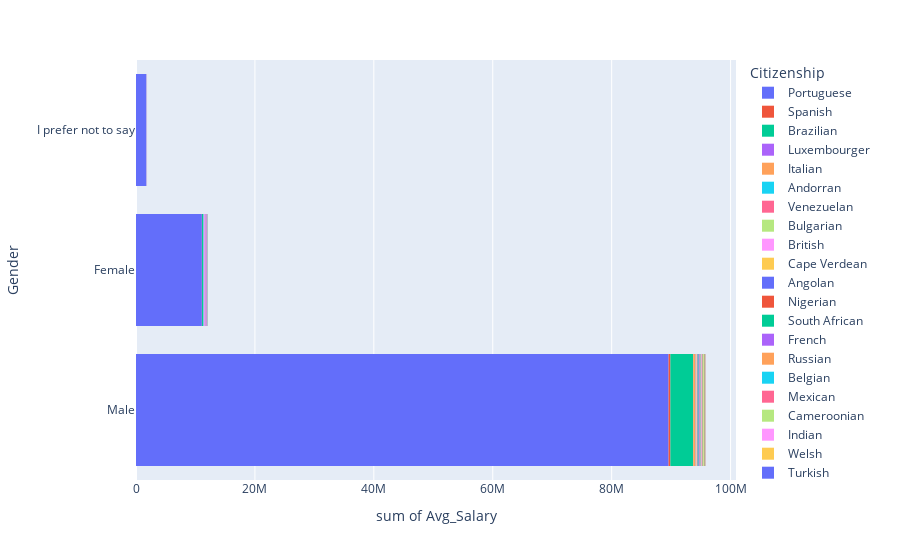
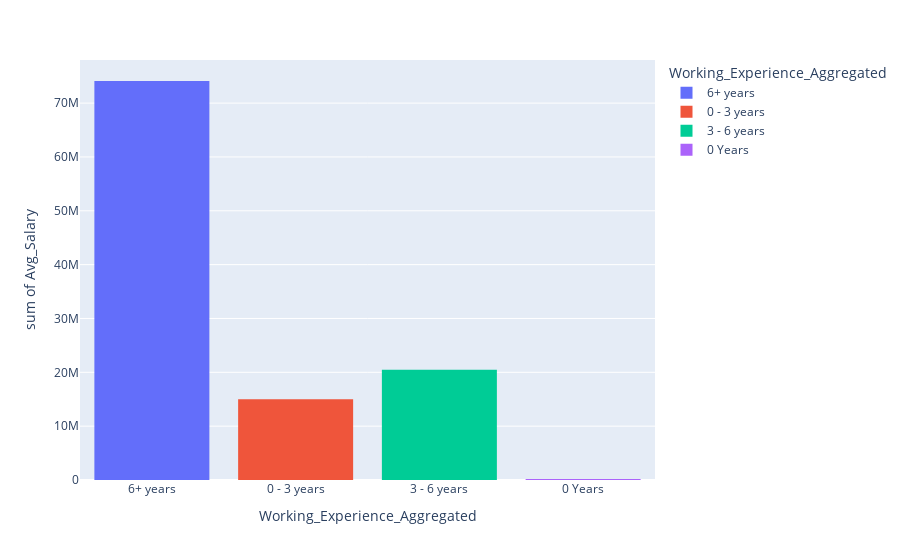

The cell these charts' notebook holds for them, in order:
### Code cell
#type 1 : Stacked graph (default)

fig = px.histogram(df, x="Avg_Salary", y="Gender", color="Citizenship")
fig.show()

#type 2 : group
fig = px.histogram(df, y="Avg_Salary", x="Working_Experience_Aggregated", color="Working_Experience_Aggregated")
fig.show()

### Figure 1 — Plotly figure (JSON) as saved in the notebook; plotly's stock layout.template omitted (floating-point values rounded to 4 significant figures; data arrays with more than 128 entries replaced by an {"elided": "..."} marker saying what was removed)
{"data": [{"alignmentgroup": "True", "bingroup": "y", "histfunc": "sum", "hovertemplate": "Citizenship=Portuguese<br>sum of Avg_Salary=%{x}<br>Gender=%{y}<extra></extra>", "legendgroup": "Portuguese", "marker": {"color": "#636efa"}, "name": "Portuguese", "offsetgroup": "Portuguese", "orientation": "h", "showlegend": true, "type": "histogram", "x": {"elided": "3142 int values"}, "xaxis": "x", "y": {"elided": "3142 str values"}, "yaxis": "y"}, {"alignmentgroup": "True", "bingroup": "y", "histfunc": "sum", "hovertemplate": "Citizenship=Spanish<br>sum of Avg_Salary=%{x}<br>Gender=%{y}<extra></extra>", "legendgroup": "Spanish", "marker": {"color": "#EF553B"}, "name": "Spanish", "offsetgroup": "Spanish", "orientation": "h", "showlegend": true, "type": "histogram", "x": [17500, 17500, 47500, 8000, 42500, 47500, 22500, 52500, 57500, 12500], "xaxis": "x", "y": ["Female", "Male", "Male", "Male", "Male", "Male", "Male", "Male", "Male", "Male"], "yaxis": "y"}, {"alignmentgroup": "True", "bingroup": "y", "histfunc": "sum", "hovertemplate": "Citizenship=Brazilian<br>sum of Avg_Salary=%{x}<br>Gender=%{y}<extra></extra>", "legendgroup": "Brazilian", "marker": {"color": "#00cc96"}, "name": "Brazilian", "offsetgroup": "Brazilian", "orientation": "h", "showlegend": true, "type": "histogram", "x": {"elided": "134 int values"}, "xaxis": "x", "y": {"elided": "134 str values"}, "yaxis": "y"}, {"alignmentgroup": "True", "bingroup": "y", "histfunc": "sum", "hovertemplate": "Citizenship=Luxembourger<br>sum of Avg_Salary=%{x}<br>Gender=%{y}<extra></extra>", "legendgroup": "Luxembourger", "marker": {"color": "#ab63fa"}, "name": "Luxembourger", "offsetgroup": "Luxembourger", "orientation": "h", "showlegend": true, "type": "histogram", "x": [32500], "xaxis": "x", "y": ["Male"], "yaxis": "y"}, {"alignmentgroup": "True", "bingroup": "y", "histfunc": "sum", "hovertemplate": "Citizenship=Italian<br>sum of Avg_Salary=%{x}<br>Gender=%{y}<extra></extra>", "legendgroup": "Italian", "marker": {"color": "#FFA15A"}, "name": "Italian", "offsetgroup": "Italian", "orientation": "h", "showlegend": true, "type": "histogram", "x": [27500, 62500, 32000, 37500, 17500, 32500, 17500, 17500, 62500, 27500], "xaxis": "x", "y": ["Male", "Male", "Male", "Male", "Male", "Male", "Male", "Male", "Male", "Male"], "yaxis": "y"}, {"alignmentgroup": "True", "bingroup": "y", "histfunc": "sum", "hovertemplate": "Citizenship=Andorran<br>sum of Avg_Salary=%{x}<br>Gender=%{y}<extra></extra>", "legendgroup": "Andorran", "marker": {"color": "#19d3f3"}, "name": "Andorran", "offsetgroup": "Andorran", "orientation": "h", "showlegend": true, "type": "histogram", "x": [32500, 27500, 12500], "xaxis": "x", "y": ["Male", "Female", "Male"], "yaxis": "y"}, {"alignmentgroup": "True", "bingroup": "y", "histfunc": "sum", "hovertemplate": "Citizenship=Venezuelan<br>sum of Avg_Salary=%{x}<br>Gender=%{y}<extra></extra>", "legendgroup": "Venezuelan", "marker": {"color": "#FF6692"}, "name": "Venezuelan", "offsetgroup": "Venezuelan", "orientation": "h", "showlegend": true, "type": "histogram", "x": [12500, 17500, 17500, 12500], "xaxis": "x", "y": ["Male", "Male", "Male", "Male"], "yaxis": "y"}, {"alignmentgroup": "True", "bingroup": "y", "histfunc": "sum", "hovertemplate": "Citizenship=Bulgarian<br>sum of Avg_Salary=%{x}<br>Gender=%{y}<extra></extra>", "legendgroup": "Bulgarian", "marker": {"color": "#B6E880"}, "name": "Bulgarian", "offsetgroup": "Bulgarian", "orientation": "h", "showlegend": true, "type": "histogram", "x": [22500], "xaxis": "x", "y": ["Male"], "yaxis": "y"}, {"alignmentgroup": "True", "bingroup": "y", "histfunc": "sum", "hovertemplate": "Citizenship=British<br>sum of Avg_Salary=%{x}<br>Gender=%{y}<extra></extra>", "legendgroup": "British", "marker": {"color": "#FF97FF"}, "name": "British", "offsetgroup": "British", "orientation": "h", "showlegend": true, "type": "histogram", "x": [72500, 47500, 57500, 64000, 20000, 40000], "xaxis": "x", "y": ["Male", "Female", "Female", "Female", "Male", "I prefer not to say"], "yaxis": "y"}, {"alignmentgroup": "True", "bingroup": "y", "histfunc": "sum", "hovertemplate": "Citizenship=Cape Verdean<br>sum of Avg_Salary=%{x}<br>Gender=%{y}<extra></extra>", "legendgroup": "Cape Verdean", "marker": {"color": "#FECB52"}, "name": "Cape Verdean", "offsetgroup": "Cape Verdean", "orientation": "h", "showlegend": true, "type": "histogram", "x": [12500, 42500, 12500, 27500, 17500], "xaxis": "x", "y": ["Male", "Male", "Male", "Male", "Male"], "yaxis": "y"}, {"alignmentgroup": "True", "bingroup": "y", "histfunc": "sum", "hovertemplate": "Citizenship=Angolan<br>sum of Avg_Salary=%{x}<br>Gender=%{y}<extra></extra>", "legendgroup": "Angolan", "marker": {"color": "#636efa"}, "name": "Angolan", "offsetgroup": "Angolan", "orientation": "h", "showlegend": true, "type": "histogram", "x": [32500, 12500, 17500, 32500], "xaxis": "x", "y": ["Male", "Male", "Female", "Male"], "yaxis": "y"}, {"alignmentgroup": "True", "bingroup": "y", "histfunc": "sum", "hovertemplate": "Citizenship=Nigerian<br>sum of Avg_Salary=%{x}<br>Gender=%{y}<extra></extra>", "legendgroup": "Nigerian", "marker": {"color": "#EF553B"}, "name": "Nigerian", "offsetgroup": "Nigerian", "orientation": "h", "showlegend": true, "type": "histogram", "x": [27500], "xaxis": "x", "y": ["Male"], "yaxis": "y"}, {"alignmentgroup": "True", "bingroup": "y", "histfunc": "sum", "hovertemplate": "Citizenship=South African<br>sum of Avg_Salary=%{x}<br>Gender=%{y}<extra></extra>", "legendgroup": "South African", "marker": {"color": "#00cc96"}, "name": "South African", "offsetgroup": "South African", "orientation": "h", "showlegend": true, "type": "histogram", "x": [136000], "xaxis": "x", "y": ["Male"], "yaxis": "y"}, {"alignmentgroup": "True", "bingroup": "y", "histfunc": "sum", "hovertemplate": "Citizenship=French<br>sum of Avg_Salary=%{x}<br>Gender=%{y}<extra></extra>", "legendgroup": "French", "marker": {"color": "#ab63fa"}, "name": "French", "offsetgroup": "French", "orientation": "h", "showlegend": true, "type": "histogram", "x": [12500, 32500, 12500, 33600, 57500, 47500, 30400], "xaxis": "x", "y": ["Female", "Male", "Male", "Female", "Male", "Male", "Male"], "yaxis": "y"}, {"alignmentgroup": "True", "bingroup": "y", "histfunc": "sum", "hovertemplate": "Citizenship=Russian<br>sum of Avg_Salary=%{x}<br>Gender=%{y}<extra></extra>", "legendgroup": "Russian", "marker": {"color": "#FFA15A"}, "name": "Russian", "offsetgroup": "Russian", "orientation": "h", "showlegend": true, "type": "histogram", "x": [57500, 88000, 37500], "xaxis": "x", "y": ["Male", "Male", "Female"], "yaxis": "y"}, {"alignmentgroup": "True", "bingroup": "y", "histfunc": "sum", "hovertemplate": "Citizenship=Belgian<br>sum of Avg_Salary=%{x}<br>Gender=%{y}<extra></extra>", "legendgroup": "Belgian", "marker": {"color": "#19d3f3"}, "name": "Belgian", "offsetgroup": "Belgian", "orientation": "h", "showlegend": true, "type": "histogram", "x": [32000, 32500], "xaxis": "x", "y": ["Male", "Male"], "yaxis": "y"}, {"alignmentgroup": "True", "bingroup": "y", "histfunc": "sum", "hovertemplate": "Citizenship=Mexican<br>sum of Avg_Salary=%{x}<br>Gender=%{y}<extra></extra>", "legendgroup": "Mexican", "marker": {"color": "#FF6692"}, "name": "Mexican", "offsetgroup": "Mexican", "orientation": "h", "showlegend": true, "type": "histogram", "x": [47500, 37500], "xaxis": "x", "y": ["Male", "Male"], "yaxis": "y"}, {"alignmentgroup": "True", "bingroup": "y", "histfunc": "sum", "hovertemplate": "Citizenship=Cameroonian<br>sum of Avg_Salary=%{x}<br>Gender=%{y}<extra></extra>", "legendgroup": "Cameroonian", "marker": {"color": "#B6E880"}, "name": "Cameroonian", "offsetgroup": "Cameroonian", "orientation": "h", "showlegend": true, "type": "histogram", "x": [32500], "xaxis": "x", "y": ["Male"], "yaxis": "y"}, {"alignmentgroup": "True", "bingroup": "y", "histfunc": "sum", "hovertemplate": "Citizenship=Indian<br>sum of Avg_Salary=%{x}<br>Gender=%{y}<extra></extra>", "legendgroup": "Indian", "marker": {"color": "#FF97FF"}, "name": "Indian", "offsetgroup": "Indian", "orientation": "h", "showlegend": true, "type": "histogram", "x": [22500, 47500, 32500, 32500, 22500], "xaxis": "x", "y": ["Male", "I prefer not to say", "Female", "Male", "Male"], "yaxis": "y"}, {"alignmentgroup": "True", "bingroup": "y", "histfunc": "sum", "hovertemplate": "Citizenship=Welsh<br>sum of Avg_Salary=%{x}<br>Gender=%{y}<extra></extra>", "legendgroup": "Welsh", "marker": {"color": "#FECB52"}, "name": "Welsh", "offsetgroup": "Welsh", "orientation": "h", "showlegend": true, "type": "histogram", "x": [32500], "xaxis": "x", "y": ["Male"], "yaxis": "y"}, {"alignmentgroup": "True", "bingroup": "y", "histfunc": "sum", "hovertemplate": "Citizenship=Turkish<br>sum of Avg_Salary=%{x}<br>Gender=%{y}<extra></extra>", "legendgroup": "Turkish", "marker": {"color": "#636efa"}, "name": "Turkish", "offsetgroup": "Turkish", "orientation": "h", "showlegend": true, "type": "histogram", "x": [32500], "xaxis": "x", "y": ["Female"], "yaxis": "y"}, {"alignmentgroup": "True", "bingroup": "y", "histfunc": "sum", "hovertemplate": "Citizenship=Romanian<br>sum of Avg_Salary=%{x}<br>Gender=%{y}<extra></extra>", "legendgroup": "Romanian", "marker": {"color": "#EF553B"}, "name": "Romanian", "offsetgroup": "Romanian", "orientation": "h", "showlegend": true, "type": "histogram", "x": [24000, 27500], "xaxis": "x", "y": ["Male", "Male"], "yaxis": "y"}, {"alignmentgroup": "True", "bingroup": "y", "histfunc": "sum", "hovertemplate": "Citizenship=Cuban<br>sum of Avg_Salary=%{x}<br>Gender=%{y}<extra></extra>", "legendgroup": "Cuban", "marker": {"color": "#00cc96"}, "name": "Cuban", "offsetgroup": "Cuban", "orientation": "h", "showlegend": true, "type": "histogram", "x": [47500], "xaxis": "x", "y": ["Male"], "yaxis": "y"}, {"alignmentgroup": "True", "bingroup": "y", "histfunc": "sum", "hovertemplate": "Citizenship=Swiss<br>sum of Avg_Salary=%{x}<br>Gender=%{y}<extra></extra>", "legendgroup": "Swiss", "marker": {"color": "#ab63fa"}, "name": "Swiss", "offsetgroup": "Swiss", "orientation": "h", "showlegend": true, "type": "histogram", "x": [20000], "xaxis": "x", "y": ["Female"], "yaxis": "y"}, {"alignmentgroup": "True", "bingroup": "y", "histfunc": "sum", "hovertemplate": "Citizenship=Bolivian<br>sum of Avg_Salary=%{x}<br>Gender=%{y}<extra></extra>", "legendgroup": "Bolivian", "marker": {"color": "#FFA15A"}, "name": "Bolivian", "offsetgroup": "Bolivian", "orientation": "h", "showlegend": true, "type": "histogram", "x": [17500], "xaxis": "x", "y": ["Male"], "yaxis": "y"}, {"alignmentgroup": "True", "bingroup": "y", "histfunc": "sum", "hovertemplate": "Citizenship=Tunisian<br>sum of Avg_Salary=%{x}<br>Gender=%{y}<extra></extra>", "legendgroup": "Tunisian", "marker": {"color": "#19d3f3"}, "name": "Tunisian", "offsetgroup": "Tunisian", "orientation": "h", "showlegend": true, "type": "histogram", "x": [17500], "xaxis": "x", "y": ["Male"], "yaxis": "y"}, {"alignmentgroup": "True", "bingroup": "y", "histfunc": "sum", "hovertemplate": "Citizenship=American<br>sum of Avg_Salary=%{x}<br>Gender=%{y}<extra></extra>", "legendgroup": "American", "marker": {"color": "#FF6692"}, "name": "American", "offsetgroup": "American", "orientation": "h", "showlegend": true, "type": "histogram", "x": [64000, 47500], "xaxis": "x", "y": ["Female", "Female"], "yaxis": "y"}, {"alignmentgroup": "True", "bingroup": "y", "histfunc": "sum", "hovertemplate": "Citizenship=Dutchman<br>sum of Avg_Salary=%{x}<br>Gender=%{y}<extra></extra>", "legendgroup": "Dutchman", "marker": {"color": "#B6E880"}, "name": "Dutchman", "offsetgroup": "Dutchman", "orientation": "h", "showlegend": true, "type": "histogram", "x": [96000], "xaxis": "x", "y": ["Male"], "yaxis": "y"}, {"alignmentgroup": "True", "bingroup": "y", "histfunc": "sum", "hovertemplate": "Citizenship=Thai<br>sum of Avg_Salary=%{x}<br>Gender=%{y}<extra></extra>", "legendgroup": "Thai", "marker": {"color": "#FF97FF"}, "name": "Thai", "offsetgroup": "Thai", "orientation": "h", "showlegend": true, "type": "histogram", "x": [37500], "xaxis": "x", "y": ["Female"], "yaxis": "y"}, {"alignmentgroup": "True", "bingroup": "y", "histfunc": "sum", "hovertemplate": "Citizenship=Dutch<br>sum of Avg_Salary=%{x}<br>Gender=%{y}<extra></extra>", "legendgroup": "Dutch", "marker": {"color": "#FECB52"}, "name": "Dutch", "offsetgroup": "Dutch", "orientation": "h", "showlegend": true, "type": "histogram", "x": [102500, 12500], "xaxis": "x", "y": ["Male", "Male"], "yaxis": "y"}, {"alignmentgroup": "True", "bingroup": "y", "histfunc": "sum", "hovertemplate": "Citizenship=Guinea-Bissauan<br>sum of Avg_Salary=%{x}<br>Gender=%{y}<extra></extra>", "legendgroup": "Guinea-Bissauan", "marker": {"color": "#636efa"}, "name": "Guinea-Bissauan", "offsetgroup": "Guinea-Bissauan", "orientation": "h", "showlegend": true, "type": "histogram", "x": [52500], "xaxis": "x", "y": ["Female"], "yaxis": "y"}, {"alignmentgroup": "True", "bingroup": "y", "histfunc": "sum", "hovertemplate": "Citizenship=German<br>sum of Avg_Salary=%{x}<br>Gender=%{y}<extra></extra>", "legendgroup": "German", "marker": {"color": "#EF553B"}, "name": "German", "offsetgroup": "German", "orientation": "h", "showlegend": true, "type": "histogram", "x": [27500, 22500, 12500, 52500], "xaxis": "x", "y": ["Female", "Female", "Male", "Male"], "yaxis": "y"}, {"alignmentgroup": "True", "bingroup": "y", "histfunc": "sum", "hovertemplate": "Citizenship=Ukrainian<br>sum of Avg_Salary=%{x}<br>Gender=%{y}<extra></extra>", "legendgroup": "Ukrainian", "marker": {"color": "#00cc96"}, "name": "Ukrainian", "offsetgroup": "Ukrainian", "orientation": "h", "showlegend": true, "type": "histogram", "x": [47500, 27500, 12500], "xaxis": "x", "y": ["Male", "Male", "Female"], "yaxis": "y"}, {"alignmentgroup": "True", "bingroup": "y", "histfunc": "sum", "hovertemplate": "Citizenship=Nepalese<br>sum of Avg_Salary=%{x}<br>Gender=%{y}<extra></extra>", "legendgroup": "Nepalese", "marker": {"color": "#ab63fa"}, "name": "Nepalese", "offsetgroup": "Nepalese", "orientation": "h", "showlegend": true, "type": "histogram", "x": [12500], "xaxis": "x", "y": ["Male"], "yaxis": "y"}, {"alignmentgroup": "True", "bingroup": "y", "histfunc": "sum", "hovertemplate": "Citizenship=Canadian<br>sum of Avg_Salary=%{x}<br>Gender=%{y}<extra></extra>", "legendgroup": "Canadian", "marker": {"color": "#FFA15A"}, "name": "Canadian", "offsetgroup": "Canadian", "orientation": "h", "showlegend": true, "type": "histogram", "x": [27500], "xaxis": "x", "y": ["Male"], "yaxis": "y"}, {"alignmentgroup": "True", "bingroup": "y", "histfunc": "sum", "hovertemplate": "Citizenship=Irish<br>sum of Avg_Salary=%{x}<br>Gender=%{y}<extra></extra>", "legendgroup": "Irish", "marker": {"color": "#19d3f3"}, "name": "Irish", "offsetgroup": "Irish", "orientation": "h", "showlegend": true, "type": "histogram", "x": [32500], "xaxis": "x", "y": ["Female"], "yaxis": "y"}, {"alignmentgroup": "True", "bingroup": "y", "histfunc": "sum", "hovertemplate": "Citizenship=Uzbekistani<br>sum of Avg_Salary=%{x}<br>Gender=%{y}<extra></extra>", "legendgroup": "Uzbekistani", "marker": {"color": "#FF6692"}, "name": "Uzbekistani", "offsetgroup": "Uzbekistani", "orientation": "h", "showlegend": true, "type": "histogram", "x": [17500], "xaxis": "x", "y": ["Male"], "yaxis": "y"}, {"alignmentgroup": "True", "bingroup": "y", "histfunc": "sum", "hovertemplate": "Citizenship=Indonesian<br>sum of Avg_Salary=%{x}<br>Gender=%{y}<extra></extra>", "legendgroup": "Indonesian", "marker": {"color": "#B6E880"}, "name": "Indonesian", "offsetgroup": "Indonesian", "orientation": "h", "showlegend": true, "type": "histogram", "x": [22500], "xaxis": "x", "y": ["Male"], "yaxis": "y"}, {"alignmentgroup": "True", "bingroup": "y", "histfunc": "sum", "hovertemplate": "Citizenship=Colombian<br>sum of Avg_Salary=%{x}<br>Gender=%{y}<extra></extra>", "legendgroup": "Colombian", "marker": {"color": "#FF97FF"}, "name": "Colombian", "offsetgroup": "Colombian", "orientation": "h", "showlegend": true, "type": "histogram", "x": [37500], "xaxis": "x", "y": ["Male"], "yaxis": "y"}, {"alignmentgroup": "True", "bingroup": "y", "histfunc": "sum", "hovertemplate": "Citizenship=Austrian<br>sum of Avg_Salary=%{x}<br>Gender=%{y}<extra></extra>", "legendgroup": "Austrian", "marker": {"color": "#FECB52"}, "name": "Austrian", "offsetgroup": "Austrian", "orientation": "h", "showlegend": true, "type": "histogram", "x": [17500], "xaxis": "x", "y": ["Male"], "yaxis": "y"}], "layout": {"barmode": "relative", "legend": {"title": {"text": "Citizenship"}, "tracegroupgap": 0}, "margin": {"t": 60}, "xaxis": {"anchor": "y", "domain": [0, 1], "title": {"text": "sum of Avg_Salary"}}, "yaxis": {"anchor": "x", "domain": [0, 1], "title": {"text": "Gender"}}}}

### Figure 2 — Plotly figure (JSON) as saved in the notebook; plotly's stock layout.template omitted (floating-point values rounded to 4 significant figures; data arrays with more than 128 entries replaced by an {"elided": "..."} marker saying what was removed)
{"data": [{"alignmentgroup": "True", "bingroup": "x", "histfunc": "sum", "hovertemplate": "Working_Experience_Aggregated=%{x}<br>sum of Avg_Salary=%{y}<extra></extra>", "legendgroup": "6+ years", "marker": {"color": "#636efa"}, "name": "6+ years", "offsetgroup": "6+ years", "orientation": "v", "showlegend": true, "type": "histogram", "x": {"elided": "1826 str values"}, "xaxis": "x", "y": {"elided": "1826 int values"}, "yaxis": "y"}, {"alignmentgroup": "True", "bingroup": "x", "histfunc": "sum", "hovertemplate": "Working_Experience_Aggregated=%{x}<br>sum of Avg_Salary=%{y}<extra></extra>", "legendgroup": "0 - 3 years", "marker": {"color": "#EF553B"}, "name": "0 - 3 years", "offsetgroup": "0 - 3 years", "orientation": "v", "showlegend": true, "type": "histogram", "x": {"elided": "789 str values"}, "xaxis": "x", "y": {"elided": "789 int values"}, "yaxis": "y"}, {"alignmentgroup": "True", "bingroup": "x", "histfunc": "sum", "hovertemplate": "Working_Experience_Aggregated=%{x}<br>sum of Avg_Salary=%{y}<extra></extra>", "legendgroup": "3 - 6 years", "marker": {"color": "#00cc96"}, "name": "3 - 6 years", "offsetgroup": "3 - 6 years", "orientation": "v", "showlegend": true, "type": "histogram", "x": {"elided": "744 str values"}, "xaxis": "x", "y": {"elided": "744 int values"}, "yaxis": "y"}, {"alignmentgroup": "True", "bingroup": "x", "histfunc": "sum", "hovertemplate": "Working_Experience_Aggregated=%{x}<br>sum of Avg_Salary=%{y}<extra></extra>", "legendgroup": "0 Years", "marker": {"color": "#ab63fa"}, "name": "0 Years", "offsetgroup": "0 Years", "orientation": "v", "showlegend": true, "type": "histogram", "x": ["0 Years", "0 Years", "0 Years", "0 Years", "0 Years", "0 Years", "0 Years", "0 Years", "0 Years", "0 Years", "0 Years", "0 Years"], "xaxis": "x", "y": [12500, 12500, 12500, 12500, 12500, 32000, 17500, 17500, 17500, 22500, 17500, 12500], "yaxis": "y"}], "layout": {"barmode": "relative", "legend": {"title": {"text": "Working_Experience_Aggregated"}, "tracegroupgap": 0}, "margin": {"t": 60}, "xaxis": {"anchor": "y", "categoryarray": ["6+ years", "0 - 3 years", "3 - 6 years", "0 Years"], "categoryorder": "array", "domain": [0, 1], "title": {"text": "Working_Experience_Aggregated"}}, "yaxis": {"anchor": "x", "domain": [0, 1], "title": {"text": "sum of Avg_Salary"}}}}
